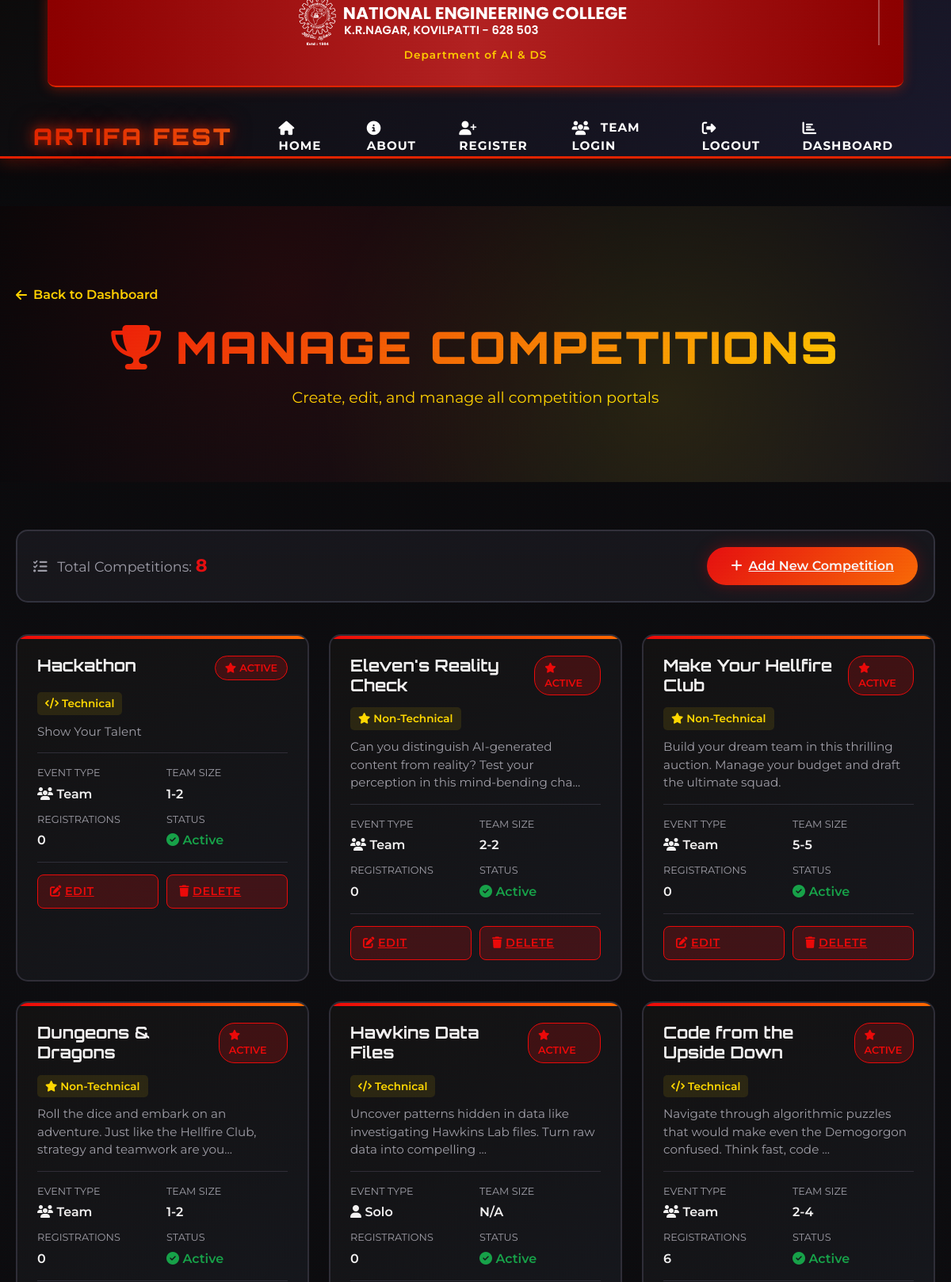
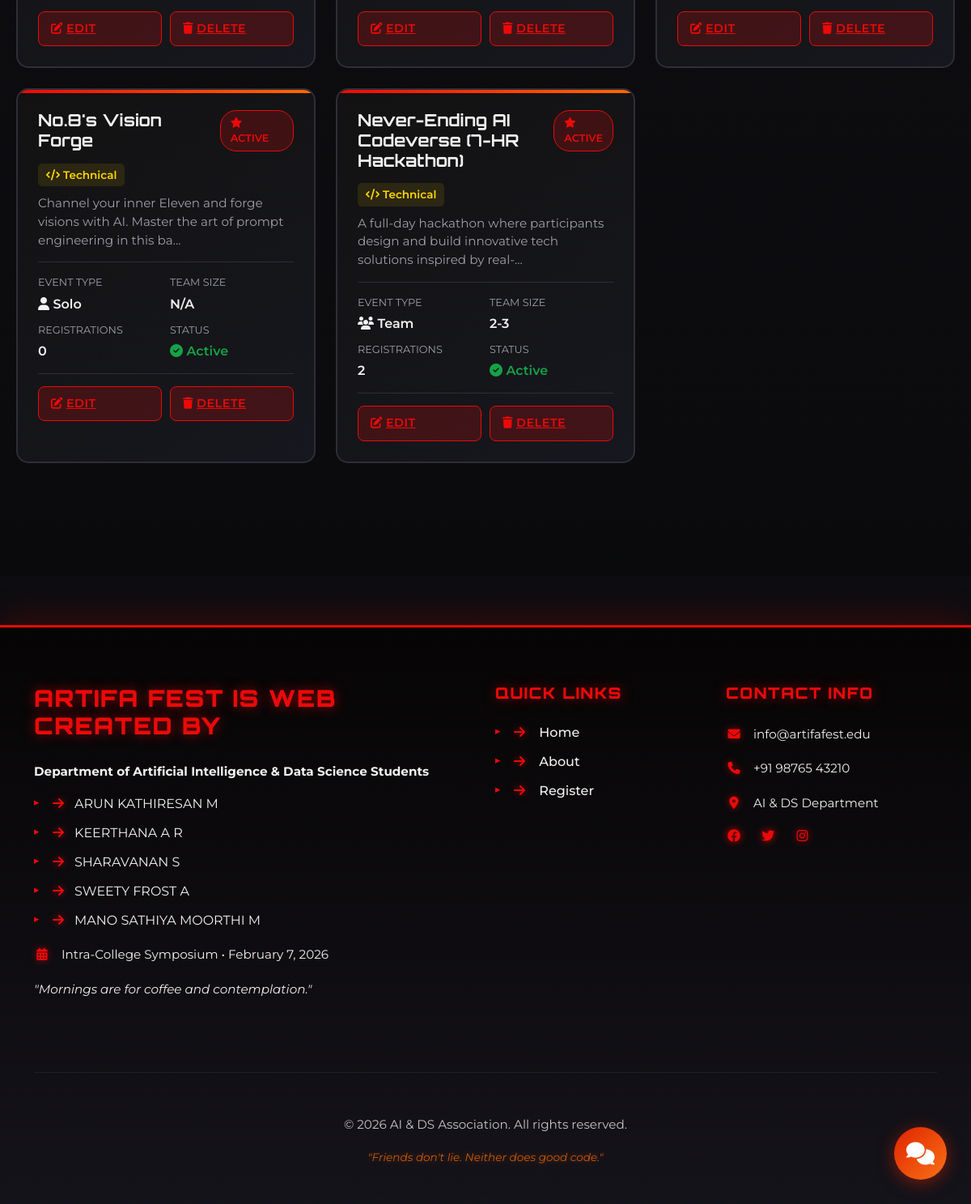
The page /manage-competitions/ (signed in) on the database its author committed (2 pictures, top to bottom).
### core/models.py (models this page shows, shortened)
class Event(models.Model):
    EVENT_TYPES = [
        ('technical', 'Technical'),
        ('non-technical', 'Non-Technical'),
    ]
    name = models.CharField(max_length=200)
    slug = models.SlugField(unique=True)
    description = models.TextField()
    event_type = models.CharField(max_length=20, choices=EVENT_TYPES)
    is_team_event = models.BooleanField(default=False)
    min_team_size = models.IntegerField(default=1)
    max_team_size = models.IntegerField(default=1)
    icon_class = models.CharField(max_length=100, default='fas fa-code')
    start_time = models.TimeField(null=True, blank=True)
    end_time = models.TimeField(null=True, blank=True)
    event_date = models.DateField(null=True, blank=True)
    duration = models.CharField(max_length=100, blank=True, null=True, help_text="e.g., '7 hours', '2 hours'")
    venue = models.CharField(max_length=200, blank=True, null=True, help_text="Event venue/location")
    created_at = models.DateTimeField(auto_now_add=True)
    updated_at = models.DateTimeField(auto_now=True)

### core/views.py (the view)
# urls.py: path('manage-competitions/', views.manage_competitions, name='manage_competitions'),
@login_required(login_url='contact')
def manage_competitions(request):
    if not request.user.is_superuser:
        return redirect('home')
    competitions = Event.objects.all().order_by('-created_at')
    competition_list = []
    for comp in competitions:
        reg_count = Registration.objects.filter(event=comp).count()
        competition_list.append({
            'id': comp.id,
            'name': comp.name,
            'type': comp.get_event_type_display(),
            'is_team': comp.is_team_event,
            'team_size': f"{comp.min_team_size}-{comp.max_team_size}" if comp.is_team_event else "N/A",
            'registrations': reg_count,
            'description': comp.description[:100] + '...' if len(comp.description) > 100 else comp.description,
        })
    context = {
        'competitions': competition_list,
        'total_competitions': len(competition_list),
    }
    return render(request, 'core/manage_competitions.html', context)

### core/templates/core/manage_competitions.html (shortened to what this page needs)
{% extends 'base.html' %}
{% load static %}
{% block content %}
<section class="competitions-hero">
    <div class="competitions-container">
        <div style="display: flex; justify-content: space-between; align-items: center; margin-bottom: 20px;">
            <a href="{% url 'admin_dashboard' %}" style="color: hsl(var(--stranger-yellow)); text-decoration: none; display: flex; align-items: center; gap: 8px; font-weight: 600;">
                <i class="fas fa-arrow-left"></i>Back to Dashboard
            </a>
        </div>
        <h1 class="competitions-title">
            <i class="fas fa-trophy me-3"></i>Manage Competitions
        </h1>
        <p class="competitions-subtitle">
            Create, edit, and manage all competition portals
        </p>
    </div>
</section>
<section class="competitions-section">
    <div class="competitions-container">
        <div class="competitions-header">
            <div class="competitions-count">
                <i class="fas fa-list-check me-2"></i>
                Total Competitions: <strong>{{ total_competitions }}</strong>
            </div>
            <a href="{% url 'add_competition' %}" class="add-comp-btn">
                <i class="fas fa-plus me-2"></i>Add New Competition
            </a>
        </div>
        {% if competitions %}
        <div class="competitions-grid">
            {% for comp in competitions %}
            <div class="comp-card">
                <div class="comp-header">
                    <h2 class="comp-name">{{ comp.name }}</h2>
                    <span class="comp-badge">
                        <i class="fas fa-star me-1"></i>Active
                    </span>
                </div>
                <div class="comp-type">
                    {% if comp.type == 'Technical' %}
                    <i class="fas fa-code me-1"></i>Technical
                    {% else %}
                    <i class="fas fa-star me-1"></i>Non-Technical
                    {% endif %}
                </div>
                <p class="comp-description">{{ comp.description }}</p>
                <div class="comp-meta">
                    <div class="meta-item">
                        <span class="meta-label">Event Type</span>
                        <span class="meta-value">
                            {% if comp.is_team %}
                            <i class="fas fa-users"></i> Team
                            {% else %}
                            <i class="fas fa-user"></i> Solo
                            {% endif %}
                        </span>
                    </div>
                    <div class="meta-item">
                        <span class="meta-label">Team Size</span>
                        <span class="meta-value">{{ comp.team_size }}</span>
                    </div>
                    <div class="meta-item">
                        <span class="meta-label">Registrations</span>
                        <span class="meta-value">{{ comp.registrations }}</span>
                    </div>
                    <div class="meta-item">
                        <span class="meta-label">Status</span>
                        <span class="meta-value" style="color: hsl(142 76% 36%);">
                            <i class="fas fa-check-circle"></i> Active
                        </span>
                    </div>
                </div>
                <div class="comp-actions">
                    <a href="{% url 'edit_competition' comp.id %}" class="comp-btn btn-edit">
                        <i class="fas fa-edit me-1"></i>Edit
                    </a>
                    <a href="{% url 'delete_competition' comp.id %}" class="comp-btn btn-delete">
                        <i class="fas fa-trash me-1"></i>Delete
                    </a>
                </div>
            </div>
            {% endfor %}
        </div>
        {% endif %}
    </div>
</section>
{% endblock %}

### templates/base.html (shortened to what this page needs)
{% load static %}
<!DOCTYPE html>
<html lang="en">
<head>
    <link rel="stylesheet" href="https://cdnjs.cloudflare.com/ajax/libs/font-awesome/6.4.0/css/all.min.css">
    <link href="https://cdn.jsdelivr.net/npm/bootstrap@5.3.0/dist/css/bootstrap.min.css" rel="stylesheet">
    <link rel="stylesheet" href="{% static 'style.css' %}">
</head>
<body class="stranger-things-theme">
<nav class="navbar navbar-expand-lg navbar-dark">
    <div class="container-lg">
        <div class="row w-100 justify-content-center mb-2">
            <div class="col-12">
                <div class="nec-header text-center">
                    <div class="college-name"><img src="{% static 'images/nec-full.png' %}" alt="nec"></div>
                    <span class="department-name">Department of AI & DS</span>
                </div>
            </div>
        </div>
        <div class="row w-100 align-items-center">
            <div class="col-auto">
                <a class="navbar-brand" href="{% url 'home' %}">
                </a>
            </div>
            <div class="col">
                <div class="collapse navbar-collapse" id="navbarNav">
                    <ul class="navbar-nav ms-auto">
                        <li class="nav-item"><a class="nav-link" href="{% url 'home' %}"><i class="fas fa-home"></i> Home</a></li>
                        <li class="nav-item"><a class="nav-link" href="{% url 'about' %}"><i class="fas fa-info-circle"></i> About</a></li>
                        <li class="nav-item"><a class="nav-link" href="{% url 'register' %}"><i class="fas fa-user-plus"></i> Register</a></li>
                        {% if user.is_authenticated %}
                            <li class="nav-item"><a class="nav-link" href="{% url 'team_login' %}"><i class="fas fa-users"></i> Team Login</a></li>
                            <li class="nav-item"><a class="nav-link" href="{% url 'logout' %}"><i class="fas fa-sign-out-alt"></i> Logout</a></li>
                        {% else %}
                            <li class="nav-item"><a class="nav-link" href="{% url 'contact' %}"><i class="fas fa-sign-in-alt"></i> Login</a></li>
                            <li class="nav-item"><a class="nav-link" href="{% url 'team_login' %}"><i class="fas fa-users"></i> Team Access</a></li>
                        {% endif %}
                        {% if user.is_superuser %}
                        <li class="nav-item"><a class="nav-link" href="{% url 'admin_dashboard' %}"><i class="fas fa-chart-bar"></i> Dashboard</a></li>
                        {% endif %}
                    </ul>
                </div>
            </div>
        </div>
    </div>
</nav>
    <main>
        {% block content %}{% endblock %}
    </main>
    <footer class="footer">
        <div class="container-lg">
            <div class="row">
                <div class="col-md-6 mb-4">
                    <h3> ARTIFA FEST is Web Created By</h3>
                    <p><strong>Department of Artificial Intelligence & Data Science Students</strong></p>
                    <ul class="footer-links">
                        <li><i class="fas fa-arrow-right"></i>ARUN KATHIRESAN M</li>
                        <li><i class="fas fa-arrow-right"></i>KEERTHANA A R</li>
                        <li><i class="fas fa-arrow-right"></i>SHARAVANAN S</li>
                        <li><i class="fas fa-arrow-right"></i>SWEETY FROST A</li>
                        <li><i class="fas fa-arrow-right"></i>MANO SATHIYA MOORTHI M</li>
                    </ul>
                    <p><i class="fas fa-calendar-alt"></i> Intra-College Symposium • February 7, 2026</p>
                    <p><em>"Mornings are for coffee and contemplation."</em></p>
                </div>
                <div class="col-md-3 mb-4">
                    <h4>Quick Links</h4>
                    <ul class="footer-links">
                        <li><a href="{% url 'home' %}"><i class="fas fa-arrow-right"></i> Home</a></li>
                        <li><a href="{% url 'about' %}"><i class="fas fa-arrow-right"></i> About</a></li>
                        <li><a href="{% url 'register' %}"><i class="fas fa-arrow-right"></i> Register</a></li>
                    </ul>
                </div>
                <div class="col-md-3 mb-4">
                    <h4>Contact Info</h4>
                    <p><i class="fas fa-envelope"></i> info@artifafest.edu</p>
                    <p><i class="fas fa-phone"></i> +91 98765 43210</p>
                    <p><i class="fas fa-map-marker-alt"></i> AI & DS Department</p>
                    <div class="mt-3">
                        <a href="#" class="text-danger me-2"><i class="fab fa-facebook"></i></a>
                        <a href="#" class="text-danger me-2"><i class="fab fa-twitter"></i></a>
                        <a href="#" class="text-danger me-2"><i class="fab fa-instagram"></i></a>
                    </div>
                </div>
            </div>
            <hr>
            <div class="text-center">
                <p>&copy; 2026 AI & DS Association. All rights reserved.</p>
                <p class="small"><em>"Friends don't lie. Neither does good code."</em></p>
            </div>
        </div>
    </footer>
    {% include 'core/swekeer_chatbot.html' %}
</body>
</html>

### core/templates/core/swekeer_chatbot.html (shortened to what this page needs)
<button class="chatbot-float-btn" id="chatbot-float-btn" title="Chat with SweKeer">
    <span class="float-icon"><i class='fas fa-comments'></i></span>
</button>

### core/templates/core/manage_competitions.html (style rules this page uses)
:root { --primary: 0 92% 48%; --stranger-dark: 240 10% 3%; --secondary: 240 15% 9%; --foreground: 0 0% 95%; --border: 240 10% 20%; --card: 240 10% 8%; --muted-foreground: 240 5% 64%; --primary-foreground: 0 0% 100%; --stranger-yellow: 51 100% 50%; --stranger-orange: 25 100% 50%; }
.competitions-hero { position: relative; padding: 100px 0 60px; background: linear-gradient(135deg, hsl(var(--stranger-dark)), hsl(var(--secondary))); color: hsl(var(--foreground)); text-align: center; overflow: hidden; }
.competitions-hero::before { content: ''; position: absolute; top: 0; left: 0; width: 100%; height: 100%; background: radial-gradient(circle at 30% 30%, hsl(var(--primary) / 0.1) 0%, transparent 50%), radial-gradient(circle at 70% 70%, hsl(var(--stranger-yellow) / 0.1) 0%, transparent 50%); }
.competitions-title { font-family: 'Orbitron', sans-serif; font-size: 3.5rem; font-weight: 900; margin-bottom: 1rem; text-transform: uppercase; letter-spacing: 3px; background: linear-gradient(135deg, hsl(var(--primary)), hsl(var(--stranger-yellow))); -webkit-background-clip: text; background-clip: text; color: transparent; position: relative; }
.competitions-subtitle { font-size: 1.2rem; color: hsl(var(--stranger-yellow)); margin-bottom: 2rem; }
.competitions-section { padding: 60px 0 100px; background: hsl(var(--stranger-dark) / 0.95); min-height: 100vh; }
.competitions-container { max-width: 1200px; margin: 0 auto; padding: 0 20px; }
.competitions-header { display: flex; justify-content: space-between; align-items: center; margin-bottom: 40px; padding: 20px; background: hsl(var(--card)); border: 2px solid hsl(var(--border)); border-radius: 15px; }
.competitions-count { font-size: 1.1rem; color: hsl(var(--muted-foreground)); }
.competitions-count strong { color: hsl(var(--primary)); font-size: 1.4rem; }
.add-comp-btn { background: linear-gradient(135deg, hsl(var(--primary)), hsl(var(--stranger-orange))); color: hsl(var(--primary-foreground)); border: none; padding: 12px 30px; border-radius: 50px; font-weight: 600; cursor: pointer; transition: all 0.3s ease; box-shadow: 0 0 20px hsl(var(--primary) / 0.3); }
.competitions-grid { display: grid; grid-template-columns: repeat(auto-fill, minmax(350px, 1fr)); gap: 25px; margin-bottom: 40px; }
.comp-card { background: var(--gradient-card, linear-gradient(135deg, hsl(var(--card)), hsl(var(--secondary) / 0.5))); border: 2px solid hsl(var(--border)); border-radius: 15px; padding: 25px; transition: all 0.3s cubic-bezier(0.4, 0, 0.2, 1); position: relative; overflow: hidden; }
.comp-card::before { content: ''; position: absolute; top: 0; left: 0; width: 100%; height: 4px; background: linear-gradient(90deg, hsl(var(--primary)), hsl(var(--stranger-orange))); }
.comp-header { display: flex; justify-content: space-between; align-items: start; margin-bottom: 15px; }
.comp-name { font-size: 1.3rem; font-weight: 700; color: hsl(var(--foreground)); font-family: 'Orbitron', sans-serif; margin: 0; }
.comp-badge { display: inline-block; padding: 5px 12px; background: hsl(var(--primary) / 0.2); border: 1px solid hsl(var(--primary)); color: hsl(var(--primary)); border-radius: 20px; font-size: 0.8rem; font-weight: 600; text-transform: uppercase; }
.comp-type { display: inline-block; padding: 4px 10px; background: hsl(var(--stranger-yellow) / 0.1); border-radius: 5px; color: hsl(var(--stranger-yellow)); font-size: 0.85rem; font-weight: 600; margin-bottom: 10px; }
.comp-description { color: hsl(var(--muted-foreground)); font-size: 0.95rem; line-height: 1.5; margin-bottom: 15px; }
.comp-meta { display: grid; grid-template-columns: 1fr 1fr; gap: 10px; padding: 15px 0; border-top: 1px solid hsl(var(--border)); border-bottom: 1px solid hsl(var(--border)); margin-bottom: 15px; }
.meta-item { display: flex; flex-direction: column; gap: 5px; }
.meta-label { font-size: 0.8rem; color: hsl(var(--muted-foreground)); text-transform: uppercase; }
.meta-value { font-size: 1rem; color: hsl(var(--foreground)); font-weight: 600; }
.comp-actions { display: flex; gap: 10px; }
.comp-btn { flex: 1; padding: 10px 15px; border: none; border-radius: 8px; font-weight: 600; cursor: pointer; transition: all 0.3s ease; font-size: 0.9rem; text-transform: uppercase; letter-spacing: 0.5px; }
.btn-edit { background: hsl(var(--primary) / 0.2); color: hsl(var(--primary)); border: 1px solid hsl(var(--primary)); }
.btn-delete { background: hsl(0 92% 48% / 0.2); color: hsl(0 92% 48%); border: 1px solid hsl(0 92% 48%); }

### rows shown on the page
Event: name "Hackathon", description "Show Your Talent"
Event: name "Eleven's Reality Check"
Event: name "Make Your Hellfire Club", description "Build your dream team in this thrilling auction. Manage your budget and draft the ultimate squad."
Event: name "Dungeons & Dragons"
Event: name "Hawkins Data Files"
Event: name "Code from the Upside Down"
Event: name "No.8's Vision Forge"
Event: name "Never-Ending AI Codeverse (7-HR Hackathon)"

### other values the page prints
{{ total_competitions }} "8"
{{ comp.team_size }} "1-2" "2-2" "5-5" "1-2" "N/A" "2-4" "N/A" "2-3"
{{ comp.registrations }} "0" "0" "0" "0" "0" "6" "0" "2"
{{ comp.description }} "Can you distinguish AI-generated content from reality? Test your perception in this mind-bending cha..." "Roll the dice and embark on an adventure. Just like the Hellfire Club, strategy and teamwork are you..." "Uncover patterns hidden in data like investigating Hawkins Lab files. Turn raw data into compelling ..." "Navigate through algorithmic puzzles that would make even the Demogorgon confused. Think fast, code ..." "Channel your inner Eleven and forge visions with AI. Master the art of prompt engineering in this ba..." "A full-day hackathon where participants design and build innovative tech solutions inspired by real-..."
